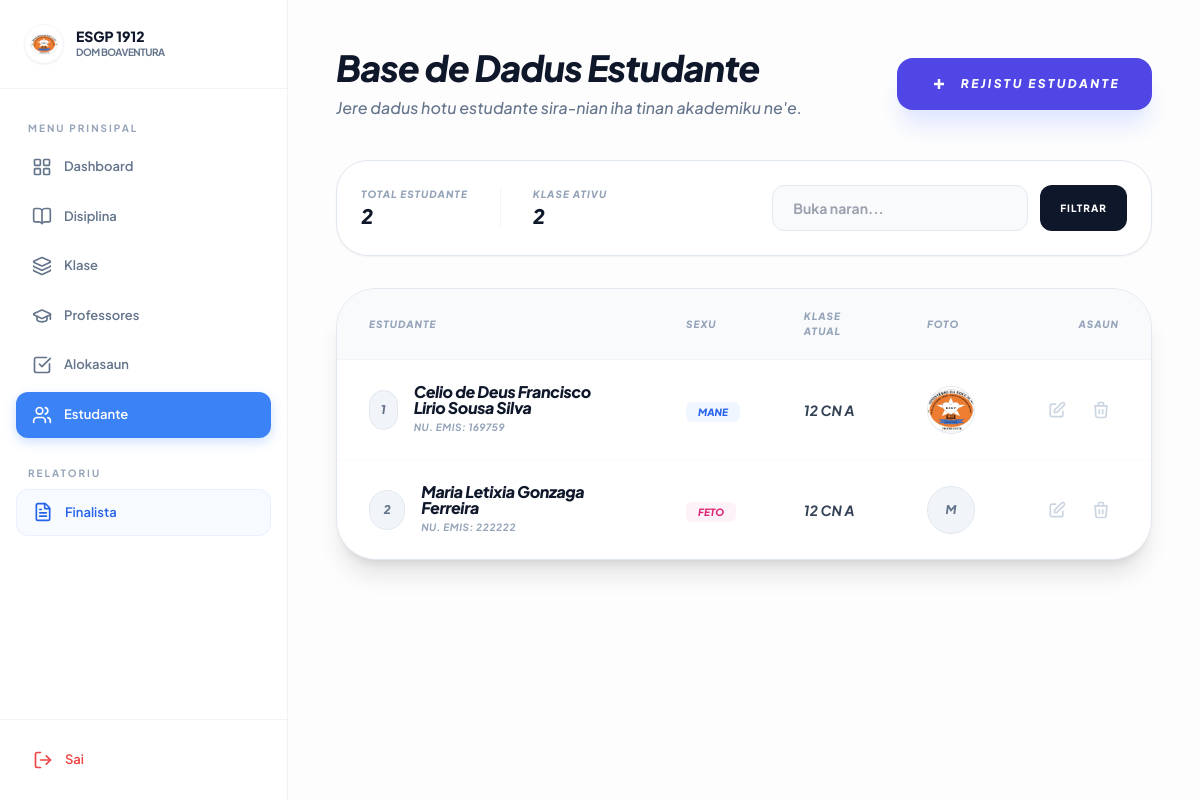
The app's page /users/estudante/lista/ with its own data.
### users/models.py (models this page shows, shortened)
class Estudante(models.Model):
    SEXU_CHOICES = [('Mane', 'Mane'), ('Feto', 'Feto')]
    nu_emis = models.CharField(max_length=20, unique=True)
    naran_kompletu = models.CharField(max_length=255)
    sexu = models.CharField(max_length=10, choices=SEXU_CHOICES)
    foto = models.ImageField(upload_to='estudante_fotos/', null=True, blank=True)
    klase = models.ForeignKey('academic.Klase', on_delete=models.CASCADE)
    status = models.CharField(max_length=10, default="Ativu")

### academic/models.py (models this page shows, shortened)
class Klase(models.Model):
    DEPARTAMENTU_CHOICES = [('CN', 'Ciencias Naturais'), ('CSH', 'Ciencias Sociais e Humanidades')]
    NIVEL_CHOICES = [('10', '10'), ('11', '11'), ('12', '12')]
    nivel = models.CharField(max_length=2, choices=NIVEL_CHOICES)
    departamentu = models.CharField(max_length=3, choices=DEPARTAMENTU_CHOICES)
    turma = models.CharField(max_length=5) # Contoh: A, B, atau C

### users/views.py (the view)
# urls.py: path('estudante/lista/', estudante_list_view, name='estudante_list'), # Halaman list
def estudante_list_view(request):
    query = request.GET.get('q', '').strip()
    if query:
        estudantes_list = Estudante.objects.filter(
            Q(naran_kompletu__icontains=query) |
            Q(nu_emis__icontains=query)
        ).order_by('naran_kompletu')
    else:
        estudantes_list = Estudante.objects.all().order_by('klase__nivel', 'naran_kompletu')
    paginator = Paginator(estudantes_list, 10)
    page_number = request.GET.get('page')
    estudantes = paginator.get_page(page_number)
    total_klase = Klase.objects.count()
    return render(request, 'users/lista_estudante.html', {
        'estudantes': estudantes,
        'total_klase': total_klase,
        'query': query
    })

### templates/users/lista_estudante.html (shortened to what this page needs)
{% extends 'base.html' %}
{% block content %}
<div class="max-w-7xl mx-auto">
    <div class="flex flex-col md:flex-row md:items-center justify-between gap-6 mb-10">
        <div>
            <h2 class="text-4xl font-extrabold text-slate-900 tracking-tight italic">Base de Dadus Estudante</h2>
            <p class="text-slate-500 mt-2 font-medium italic">Jere dadus hotu estudante sira-nian iha tinan akademiku ne'e.</p>
        </div>
        <a href="{% url 'estudante_create' %}" class="flex items-center gap-3 px-8 py-4 bg-indigo-600 text-white rounded-2xl font-black text-xs uppercase tracking-[0.2em] hover:bg-slate-900 transition-all shadow-xl shadow-indigo-100 active:scale-95 italic">
            <svg class="w-5 h-5" fill="none" stroke="currentColor" viewBox="0 0 24 24"><path stroke-width="3" d="M12 6v6m0 0v6m0-6h6m-6 0H6"/></svg>
            Rejistu Estudante
        </a>
    </div>
    <div class="bg-white p-6 rounded-[2rem] border border-slate-200 mb-8 flex flex-wrap items-center justify-between gap-6 shadow-sm italic">
        <div class="flex gap-8">
            <div>
                <span class="text-[10px] font-black text-slate-400 uppercase tracking-widest block">Total Estudante</span>
                <span class="text-xl font-black text-slate-900">{{ estudantes.paginator.count }}</span>
            </div>
            <div>
                <span class="text-[10px] font-black text-slate-400 uppercase tracking-widest block">Klase Ativu</span>
                <span class="text-xl font-black text-slate-900">{{ total_klase|default:"--" }}</span>
            </div>
        </div>
        <form method="GET" class="flex gap-3">
            <input type="text" name="q" value="{{ request.GET.q|default:'' }}" placeholder="Buka naran..." class="px-5 py-3 bg-slate-50 border border-slate-200 rounded-xl text-sm font-bold focus:ring-4 focus:ring-indigo-100 outline-none transition-all w-64">
            <button type="submit" class="px-5 py-3 bg-slate-900 text-white rounded-xl text-[10px] font-black uppercase tracking-widest hover:bg-indigo-600 transition-all">Filtrar</button>
        </form>
    </div>
    <div class="bg-white rounded-[2.5rem] border border-slate-200 shadow-xl overflow-hidden italic">
        <table class="w-full text-left border-collapse">
            <thead class="bg-slate-50 border-b border-slate-100">
                <tr>
                    <th class="px-8 py-5 text-[10px] font-black text-slate-400 uppercase tracking-widest">Estudante</th>
                    <th class="px-8 py-5 text-[10px] font-black text-slate-400 uppercase tracking-widest">Sexu</th>
                    <th class="px-8 py-5 text-[10px] font-black text-slate-400 uppercase tracking-widest">Klase Atual</th>
                    <th class="px-8 py-5 text-[10px] font-black text-slate-400 uppercase tracking-widest">Foto</th>
                    <th class="px-8 py-5 text-[10px] font-black text-slate-400 uppercase tracking-widest text-right">Asaun</th>
                </tr>
            </thead>
            <tbody class="divide-y divide-slate-50">
                {% for e in estudantes %}
                <tr class="group hover:bg-slate-50/50 transition-colors">
                    <td class="px-8 py-6">
                        <div class="flex items-center gap-4">
                            <div class="w-10 h-10 bg-slate-100 text-slate-500 rounded-full flex items-center justify-center font-black text-xs border border-slate-200 group-hover:bg-indigo-600 group-hover:text-white group-hover:border-indigo-600 transition-all">
                                {{ forloop.counter0|add:estudantes.start_index }}
                            </div>
                            <div>
                                <p class="font-extrabold text-slate-900 tracking-tight leading-none mb-1">{{ e.naran_kompletu }}</p>
                                <p class="text-[10px] font-bold text-slate-400 uppercase tracking-wider italic">Nu. Emis: {{ e.nu_emis }}</p>
                            </div>
                        </div>
                    </td>
                    <td class="px-8 py-6">
                        {% if e.sexu|lower == 'mane' %}
                            <span class="text-blue-600 font-black text-[10px] uppercase bg-blue-50 px-3 py-1 rounded-md">Mane</span>
                        {% else %}
                            <span class="text-pink-600 font-black text-[10px] uppercase bg-pink-50 px-3 py-1 rounded-md">Feto</span>
                        {% endif %}
                    </td>
                    <td class="px-8 py-6">
                        <div class="flex items-center gap-2">
                            <span class="font-bold text-slate-700 text-sm">{{ e.klase.nivel }} {{ e.klase.departamentu }} {{ e.klase.turma }}</span>
                        </div>
                    </td>
                    <td class="px-8 py-6">
                        {% if e.foto %}
                            <img src="{{ e.foto.url }}" alt="{{ e.naran_kompletu }}" class="w-12 h-12 rounded-full object-cover border border-slate-200">
                        {% else %}
                            <div class="w-12 h-12 bg-slate-100 text-slate-500 rounded-full flex items-center justify-center font-black text-xs border border-slate-200">
                                {{ e.naran_kompletu|slice:":1" }}
                            </div>
                        {% endif %}
                    </td>
                    <td class="px-8 py-6 text-right">
                        <div class="flex justify-end gap-2">
                            <a href="{% url 'edit_estudante' e.pk %}" class="p-2 text-slate-300 hover:text-green-500 transition-colors">
                                <svg class="w-5 h-5" fill="none" stroke="currentColor" viewBox="0 0 24 24"><path stroke-width="2" d="M11 5H6a2 2 0 00-2 2v11a2 2 0 002 2h11a2 2 0 002-2v-5m-1.414-9.414a2 2 0 112.828 2.828L11.828 15H9v-2.828l8.586-8.586z"/></svg>
                            </a>
                            <a href="{% url 'hamoos_estudante' e.pk %}" class="p-2 text-slate-300 hover:text-red-500 transition-colors">
                                <svg class="w-5 h-5" fill="none" stroke="currentColor" viewBox="0 0 24 24"><path stroke-width="2" d="M19 7l-.867 12.142A2 2 0 0116.138 21H7.862a2 2 0 01-1.995-1.858L5 7m5 4v6m4-6v6m1-10V4a1 1 0 00-1-1h-4a1 1 0 00-1 1v3M4 7h16"/></svg>
                            </a>
                        </div>
                    </td>
                </tr>
                {% empty %}
                <tr>
                    <td colspan="5" class="px-8 py-20 text-center">
                        <p class="font-black uppercase tracking-[0.3em] text-xs text-slate-300 italic">Seidauk iha estudante registradu</p>
                    </td>
                </tr>
                {% endfor %}
            </tbody>
        </table>
    </div>
</div>
{% endblock %}

### templates/base.html (shortened to what this page needs)
{% load static %}
<!DOCTYPE html>
<html lang="en">
<head>
    <script src="https://cdn.tailwindcss.com"></script>
</head>
<body class="antialiased">
    <aside id="sidebar" class="fixed inset-y-0 left-0 w-72 sidebar-glass z-50 -translate-x-full lg:translate-x-0 flex flex-col shadow-xl lg:shadow-none">
        <div class="p-6 border-b border-slate-100 flex items-center justify-between">
            <div class="flex items-center gap-3">
                <div class="w-10 h-10 bg-white rounded-full p-1 shadow-sm border border-slate-100">
                    <img src="{% static 'img/Logo_ESGP.jpeg' %}" alt="Logo" class="w-full h-full object-contain rounded-full">
                </div>
                <div>
                    <h1 class="font-extrabold text-sm text-slate-900 leading-tight">ESGP 1912</h1>
                    <p class="text-[10px] text-slate-500 font-bold uppercase tracking-tighter">Dom Boaventura</p>
                </div>
            </div>
        </div>
        <nav class="flex-1 p-4 space-y-1 overflow-y-auto">
            <p class="text-[10px] font-bold text-slate-400 uppercase tracking-[0.2em] px-3 mt-4 mb-2">Menu Prinsipal</p>
            <a href="{% url 'dashboard' %}" class="nav-link {% if request.resolver_match.url_name == 'dashboard' %}active{% endif %}">
                <i data-lucide="layout-grid" class="w-5 h-5"></i> Dashboard
            </a>
            <a href="{% url 'disiplina_list' %}" class="nav-link {% if request.resolver_match.url_name == 'disiplina_list' %}active{% endif %}">
                <i data-lucide="book-open" class="w-5 h-5"></i> Disiplina
            </a>
            <a href="{% url 'list_klase' %}" class="nav-link {% if request.resolver_match.url_name == 'list_klase' %}active{% endif %}">
                <i data-lucide="layers" class="w-5 h-5"></i> Klase
            </a>
            <a href="{% url 'professor_list' %}" class="nav-link {% if request.resolver_match.url_name == 'professor_list' %}active{% endif %}">
                <i data-lucide="graduation-cap" class="w-5 h-5"></i> Professores
            </a>
            <a href="{% url 'alokasaun_list' %}" class="nav-link {% if request.resolver_match.url_name == 'alokasaun_list' %}active{% endif %}">
                <i data-lucide="check-square" class="w-5 h-5"></i> Alokasaun
            </a>
            <a href="{% url 'estudante_list' %}" class="nav-link {% if request.resolver_match.url_name == 'estudante_list' %}active{% endif %}">
                <i data-lucide="users" class="w-5 h-5"></i> Estudante
            </a>
            <div class="pt-6">
                <p class="text-[10px] font-bold text-slate-400 uppercase tracking-[0.2em] px-3 mb-2">Relatoriu</p>
                <a href="{% url 'lista_klase_finalista' %}" class="nav-link text-blue-600 bg-blue-50/50 border border-blue-100/50">
                    <i data-lucide="file-text" class="w-5 h-5"></i> Finalista
                </a>
            </div>
        </nav>
        <div class="p-4 border-t border-slate-100">
            <form action="{% url 'logout' %}" method="post">
                <button type="submit" class="nav-link w-full text-red-500 hover:bg-red-50 border border-transparent hover:border-red-100">
                    <i data-lucide="log-out" class="w-5 h-5"></i> Sai
                </button>
            </form>
        </div>
    </aside>
    <main class="lg:ml-72 min-h-screen pt-20 lg:pt-0 transition-all">
        <div class="p-6 lg:p-12 max-w-[1400px] mx-auto">
            {% block content %}{% endblock %}
        </div>
    </main>
</body>
</html>

### templates/base.html (style rules this page uses)
:root { --primary: #3b82f6; }
body { font-family: 'Plus Jakarta Sans', sans-serif; background: #fdfdfd; color: #1e293b; }
.sidebar-glass { background: rgba(255, 255, 255, 0.9); backdrop-filter: blur(10px); border-right: 1px solid rgba(0,0,0,0.05); }
.nav-link { display: flex; align-items: center; gap: 12px; padding: 0.8rem 1rem; border-radius: 12px; transition: all 0.3s; color: #64748b; font-weight: 600; font-size: 13px; }
.nav-link.active { background: var(--primary); color: white; box-shadow: 0 4px 12px rgba(59, 130, 246, 0.25); }
#sidebar { transition: transform 0.3s ease-in-out; }

### records on screen
Estudante: naran_kompletu "Celio de Deus Francisco Lirio Sousa Silva", nu_emis "169759", sexu "MANE", klase.nivel "12", klase.departamentu "CN", klase.turma "A", foto (picture)
Estudante: naran_kompletu "Maria Letixia Gonzaga Ferreira", nu_emis "222222", sexu "FETO", klase.nivel "12", klase.departamentu "CN", klase.turma "A", naran_kompletu "M"

### other values on screen
{{ estudantes.paginator.count }} "2"
{{ total_klase|default:"--" }} "2"
